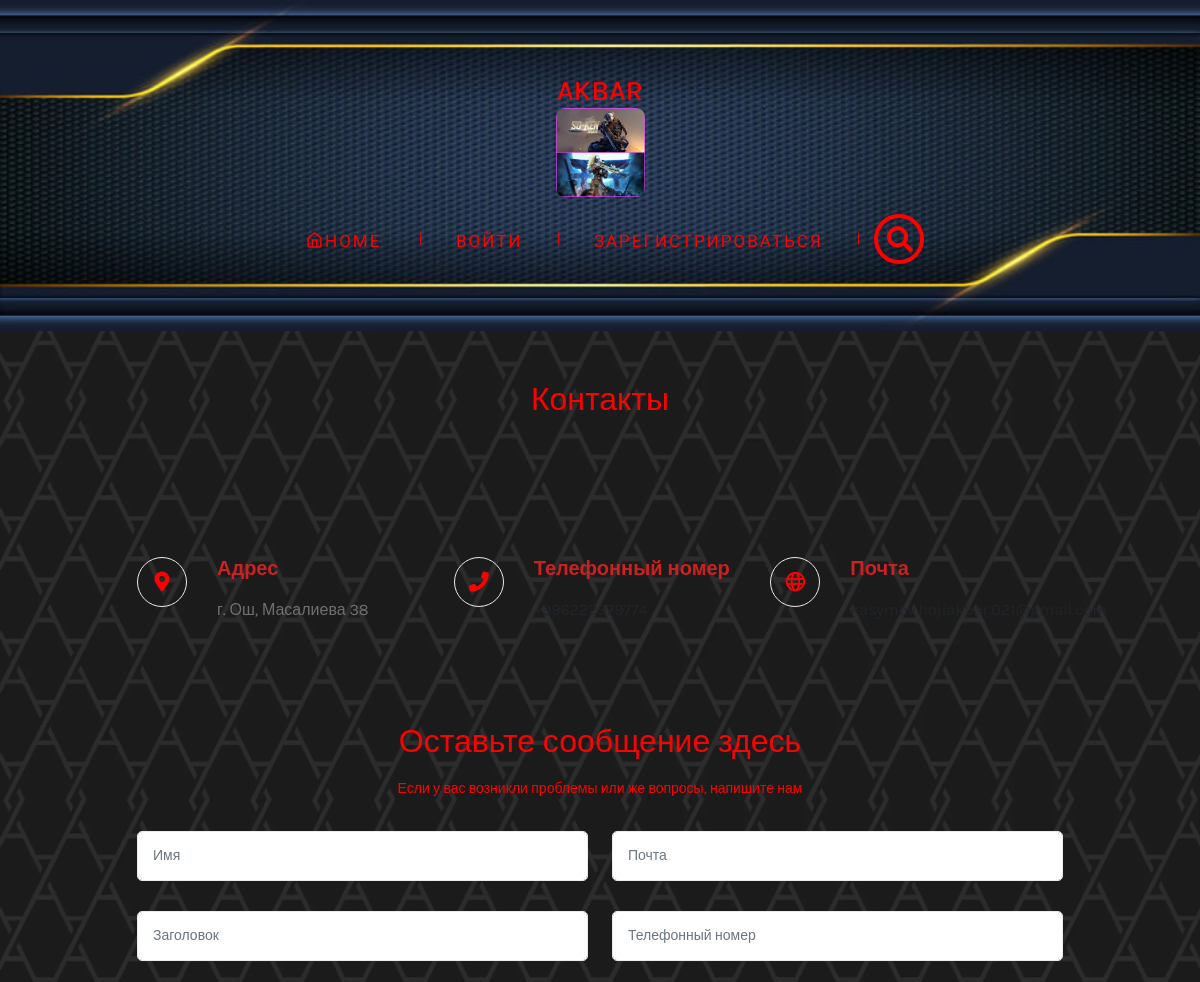
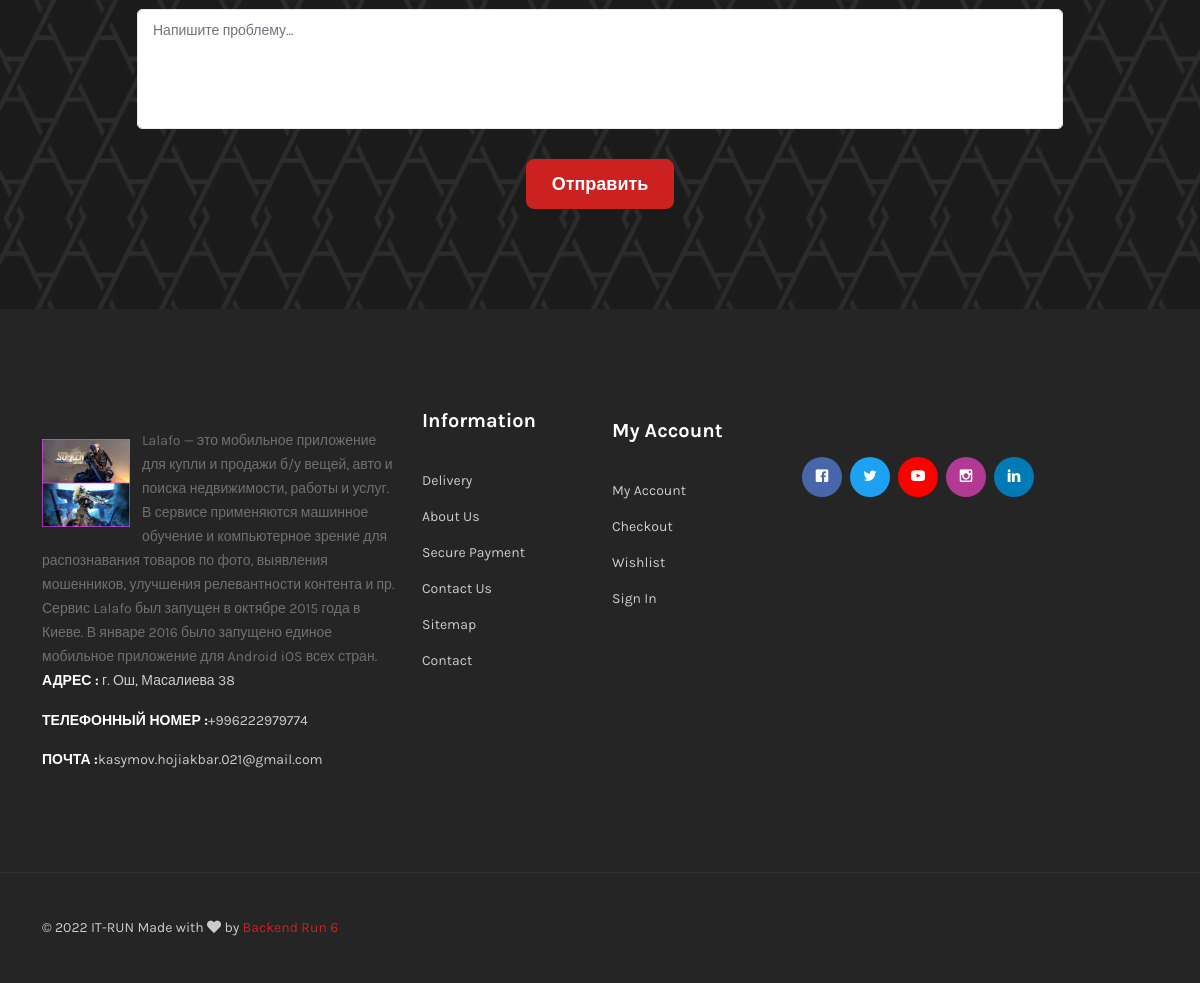
Page /contact/ on the committed database (2 pictures, top to bottom).
### apps/settings/models.py (models this page shows, shortened)
class Setting(models.Model):
    title = models.CharField(max_length=100)
    description = models.TextField()
    logo = models.ImageField(upload_to = 'logo/')
    phone = models.CharField(max_length=255)
    address = models.CharField(max_length=255)
    email = models.EmailField(max_length=150, blank=True, null=True)
    facebook = models.URLField(blank=True, null=True)
    twitter = models.URLField(blank=True, null=True)
    youtube = models.URLField(blank=True, null=True)
    instagram = models.URLField(blank=True, null=True)
    linkedin = models.URLField(blank=True, null=True)
    class Meta:
        verbose_name = "Настройка"
        verbose_name_plural = "Настройки"

### apps/settings/views.py (the view, shortened to what this page needs)
# urls.py: path('contact/', contact, name = "contact"),
def contact(request):
    setting = Setting.objects.latest('id')
    context = {
        'setting' : setting,
    }
    return render(request, 'contact.html', context)

### templates/contact.html (shortened to what this page needs)
{% extends 'include/homepage.html' %}
{% load static %}
{% block content %}
<div class="page-section section" style="padding-top: 50px;">
        <div class="text-center">
            <h2 class="title1">Контакты</h2>
        </div>
</div>
<div class="section section-padding mt-n6">
    <div class="container">
        <div class="row justify-content-center">
            <div class="col-lg-10">
                <div class="row">
                    <div class="col-md-4">
                        <div class="single-contact-info">
                            <div class="info-icon">
                                <i class="fas fa-map-marker-alt" style="color: red;"></i>
                            </div>
                            <div class="info-content">
                                <h5 class="title">Адрес</h5>
                                <p>{{ setting.address }}</p>
                            </div>
                        </div>
                    </div>
                    <div class="col-md-4">
                        <div class="single-contact-info">
                            <div class="info-icon">
                                <i class="fas fa-phone" style="color: red;"></i>
                            </div>
                            <div class="info-content">
                                <h5 class="title">Телефонный номер</h5>
                                <p><a href="tel:{{ setting.phone }}">{{ setting.phone }}</a></p>
                            </div>
                        </div>
                    </div>
                    <div class="col-md-4">
                        <div class="single-contact-info">
                            <div class="info-icon">
                                <i class="far fa-globe" style="color: red;"></i>
                            </div>
                            <div class="info-content">
                                <h5 class="title">Почта</h5>
                                <p><a href="mailto://{{ setting.email }}">{{ setting.email }}</a></p>
                            </div>
                        </div>
                    </div>
                </div>
            </div>
        </div>
        <div class="contact-form section-padding-02 mt-n3">
            <div class="row justify-content-center">
                <div class="col-lg-6">
                    <div class="section-title text-center">
                        <h2 class="title1">Оставьте сообщение здесь</h2>
                        <p class="title1">Если у вас возникли проблемы или же вопросы, напишите нам </p>
                    </div>
                </div>
            </div>
            <div class="row justify-content-center">
                <div class="col-lg-10">
                    <form method="POST">
                        <div class="row">
                            <div class="col-md-6">
                                <div class="single-form">
                                    <input type="text" name="name" placeholder="Имя" class="form-control">
                                </div>
                            </div>
                            <div class="col-md-6">
                                <div class="single-form">
                                    <input type="email" name="email" placeholder="Почта" class="form-control">
                                </div>
                            </div>
                            <div class="col-md-6">
                                <div class="single-form">
                                    <input type="text" name="title" placeholder="Заголовок" class="form-control">
                                </div>
                            </div>
                            <div class="col-md-6">
                                <div class="single-form">
                                    <input type="text" name="phone" placeholder="Телефонный номер" class="form-control">
                                </div>
                            </div>
                            <div class="col-md-12">
                                <div class="single-form">
                                    <textarea name="problem" placeholder="Напишите проблему..." class="form-control"></textarea>
                                </div>
                            </div>
                            <div class="col-md-12">
                                <div class="single-form text-center">
                                    <button class="btn btn-primary btn-hover-dark">Отправить</button>
                                </div>
                            </div>
                        </div>
                    </form>
                </div>
            </div>
        </div>
    </div>
</div>
{% endblock %}

### templates/include/homepage.html (shortened to what this page needs)
{% load static %}
<!DOCTYPE html>
<html lang="en">
<head>
    <link rel="stylesheet" href="{% static 'assets/css/vendor/plugins.min.css' %}">
    <link rel="stylesheet" href="{% static 'assets/css/style.min.css' %}">
</head>
<div class="section" style="background-image: url(../../media/logo/pngtree-blue-carbon-background-with-sport-style-and-golden-light-image_371487.jpg); background-repeat:no-repeat; background-size: 100% 100%;">
    <div class="container" style="margin-bottom: -80px; margin-top: 50px;">
        <div class="header-top">
                <div class="row">
                    <div class="col-lg-4">
                    </div>
                    <div class="col-lg-4">
                        <div class="header-logo text-center">
                            <h3 style="color: red;">{{ setting.title }}</h3w>
                            <a href="{% url 'index' %}"><img src="{{ setting.logo.url }}" width="25%" alt="" style="border-radius: 10%;"></a>
                        </div>
                    </div>
                    <div class="col-lg-4">
                    </div>
                </div>
            </div>
        </div>
        <div class="header-bottom" style="margin-bottom: 50px;">
            <div class="container">
                <ul class="menu-main">
                    <ul>
                        <li class="active">
                            <a href="{% url 'index' %}"><i class="icon-home"></i>Home</a>
                        </li>
                        {% if request.user.is_authenticated %}
                        <li class="active">
                            <a href="{% url 'profile' request.user.slug %}"><i class="icon-user"></i> {{ request.user.username}} </a>
                        {% else %}
                        <li><a href="{% url 'user_login' %}">Войти</a></li>
                        <li><a href="{% url 'register' %}">Зарегистрироваться</a></li>
                        {% endif %}
                        <li>
                            <div class="box">
                                <form name="search" action="{% url 'post_search' %}">
                                    <input type="text" class="input" name="key">
                                </form>
                                <i class="fas fa-search"></i>
                            </div>
                        </li>
                    </ul>
                  </ul>
            </div>
        </div>
</div>
<body style="background-image: url(../../media/logo//22222.webp); background-size: 100%">
    {% block content %}
    {% endblock %}
<div class="section footer-bg" id="footer" style="position: relative;bottom: 0;">
    <div class="footer-widget-section section-padding">
        <div class="container">
            <div class="footer-widget-wrapper mt-n6">
                <div class="row">
                    <div class="col-lg-4 col-md-6">
                        <div class="footer-widget">
                            <div class="footer-widget-text">
                                <h7 class="desc"><img src="{{setting.logo.url}}" style="width: 100px; margin-top: 10px; padding-right: 12px;" align="left" alt="" >{{ setting.description }}</h7>
                                <p><strong>Адрес :</strong> {{ setting.address }}</p>
                                <p><strong>Телефонный номер :</strong>{{ setting.phone }}</p>
                                <p><strong>Почта :</strong>{{ setting.email }}</p>
                            </div>
                        </div>
                    </div>
                    <div class="col-lg-2 col-sm-6">
                        <h3 class="footer-widget-title">Information</h3>
                        <div class="footer-widget">
                            <ul class="widget-link">
                                <li><a href="index.html#">Delivery</a></li>
                                <li><a href="index.html#">About us</a></li>
                                <li><a href="index.html#">Secure payment</a></li>
                                <li><a href="index.html#">Contact us</a></li>
                                <li><a href="index.html#">Sitemap</a></li>
                                <li><a href="contact.html">Contact</a></li>
                            </ul>
                        </div>
                    </div>
                    <div class="col-lg-2 col-sm-6">
                        <div class="footer-widget">
                            <h3 class="footer-widget-title">My Account</h3>
                            <ul class="widget-link">
                                <li><a href="my-account.html">My Account</a></li>
                                <li><a href="checkout.html">Checkout</a></li>
                                <li><a href="wishlist.html">Wishlist</a></li>
                                <li><a href="login.html">Sign in</a></li>
                            </ul>
                        </div>
                    </div>
                    <div class="col-lg-4 col-md-6">
                        <div class="footer-widget">
                            <div class="widget-social">
                                <ul>
                                    <li><a class="facebook" href="{{ setting.facebook }}"><i class="icon-facebook2"></i></a></li>
                                    <li><a class="twitter" href="{{ setting.twitter }}"><i class="icon-twitter2"></i></a></li>
                                    <li><a class="youtube" href="{{ setting.youtube }}"><i class="icon-youtube2"></i></a></li>
                                    <li><a class="instagram" href="{{ setting.instagram }}"><i class="icon-instagram2"></i></a></li>
                                    <li><a class="linkedin" href="{{ setting.linkedin }}"><i class="icon-linkedin2"></i></a></li>
                                </ul>
                            </div>
                        </div>
                    </div>
                </div>
            </div>
        </div>
    </div>
    <div class="copyright-section">
        <div class="container">
            <div class="copyright-payment-method">
                <div class="copyright-text">
                    <p>&copy; 2022 <span> IT-RUN </span> Made with <i class="fa fa-heart" aria-hidden="true"></i> by <a href="https://hasthemes.com/" target="_blank">Backend Run 6</a></p>
                </div>
            </div>
        </div>
    </div>
</div>
</body>
</html>

### templates/include/homepage.html (style rules this page uses)
.menu-main { background-color: #ff0000; }
.menu-main { list-style: none; margin: 40px 0 5px; padding: 25px 0 5px; text-align: center; background: rgba(255, 0, 0, 0); }
.menu-main li { display: inline-block; }
.menu-main li:after { content: "|"; color: #ff0000; display: inline-block; vertical-align: top; }
.menu-main li:last-child:after { content: none; }
.menu-main a { text-decoration: none; font-family: 'Ubuntu Condensed', sans-serif; letter-spacing: 2px; position: relative; padding-bottom: 20px; margin: 0 34px 0 30px; font-size: 17px; text-transform: uppercase; display: inline-block; transition: color .2s; }
.menu-main a, .menu-main a:visited { color: #ff0000; }
.menu-main a:before, .menu-main a:after { content: ""; position: absolute; height: 4px; top: auto; right: 50%; bottom: -5px; left: 50%; background: #ffffff; transition: .8s; }
.box { position: relative; }
.input { margin-left:10px ; padding: 10px; width: 50px; height: 50px; background: none; border: 4px solid rgb(255, 0, 0); border-radius: 50px; box-sizing: border-box; font-family: Comic Sans MS; font-size: 26px; color: rgb(255, 4, 4); outline: none; transition: .5s; align-items: center; }
.box i { position: absolute; top: 50%; right: -2px; transform: translate(-50%,-50%); font-size: 26px; color: rgb(255, 0, 0); transition: .2s; }

### templates/contact.html (style rules this page uses)
.title1 { color: red; }

### rows in the picture
Setting: title "AKBAR", logo (picture), address "г. Ош, Масалиева 38", description "Lalafo — это мобильное приложение для купли и продажи б/у вещей, авто и поиска недвижимости, работы и услуг. В сервисе применяются машинное обучение и компьютерное зрение для распознавания товаров по фото, выявления мошенников, улучшения релевантности контента и пр. Сервис Lalafo был запущен в октябре 2015 года в Киеве. В январе 2016 было запущено единое мобильное приложение для Android iOS всех стран.", phone "+996222979774", email "kasymov.hojiakbar.021@gmail.com"
